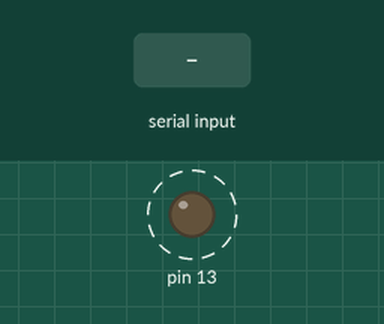
This sketch was run on a simulated Arduino Uno, built with avr-gcc and run on an emulated ATmega328P. Parts: output pins drawn as LEDs (lit = HIGH). Dashed ring = blinking. The test bench sets the inputs (shaded band). Pins used as bus, display or sensor lines are not drawn; what the sketch prints to the serial monitor is not drawn.

Above: at 1.2 s.
1.3 s: "1" received over the second serial link
Timing chart, 0 to 10.8 s (numbered marks = the images above; inputs shaded):
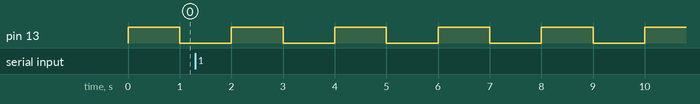

The sketch:

final_code_hc05_code_upload.ino
```cpp
#include <SoftwareSerial.h>
SoftwareSerial HC05(2,3);
int flag=0;
void setup()
{
Serial.begin(9600);
Serial.println("Enter AT commands:");
HC05.begin(38400);
pinMode(2,OUTPUT);
pinMode(13,OUTPUT);
pinMode(3,INPUT);
attachInterrupt(digitalPinToInterrupt(3),reset,LOW);
digitalWrite(2,HIGH);
}

void loop()
{
  if (HC05.available())
    Serial.write(HC05.read());
  if (Serial.available())
    HC05.write(Serial.read());
  //Main code
  digitalWrite(13,HIGH);
  delay(1000);
  digitalWrite(13,LOW);
  delay(1000);
}
void reset(){
  flag++;
  if(flag==1){
    digitalWrite(2,LOW);
    delayMicroseconds(2000);
    digitalWrite(2,HIGH);
    flag=0;
  }
  Serial.println(flag);

}
```

Measured:
- by itself, pin 13: alternates HIGH for 1.0 s and LOW for 1.0 s
